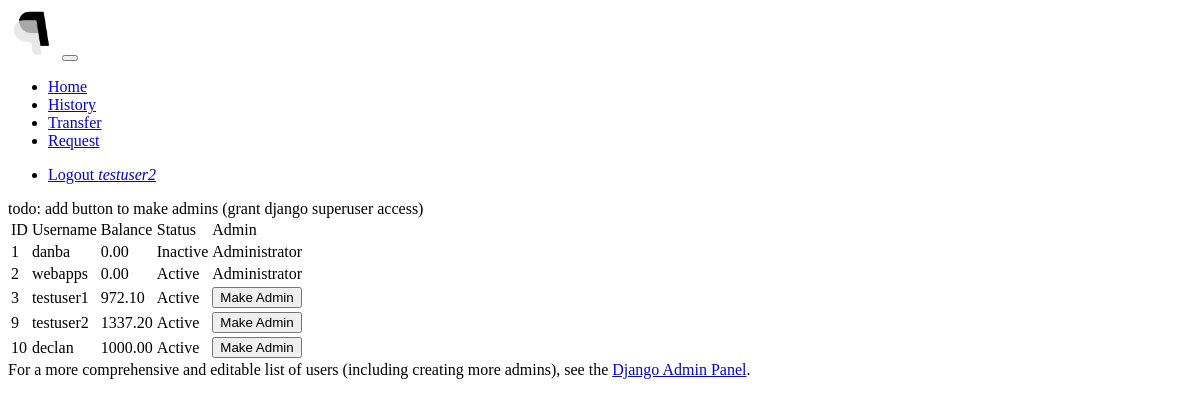
Page /admin-users/ (signed in) on the earlier database version.
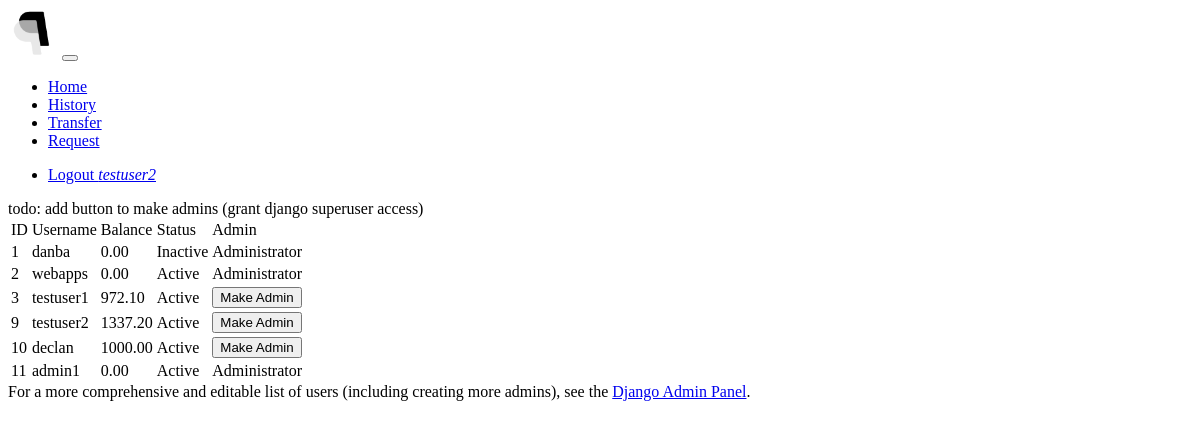
Same page on the later database version.
### payapp/models.py (models this page shows, shortened)
class Person(models.Model):
    user = models.OneToOneField(settings.AUTH_USER_MODEL, on_delete=models.CASCADE)
    active = models.BooleanField(default=True)  # disable users rather than deleting them to preserve history
    balance = PayAppMoneyField()
    class Meta:
        ordering = ("user", "active")

### payapp/views.py (the view)
# urls.py: path('admin-users/', admin_users, name='admin-users'),
@requires_csrf_token
@login_required(login_url='/login/')
def admin_users(request):
    admin_area(request.user)
    if request.method == 'POST':
        if request.POST['user_id']:
            user_to_promote = User.objects.get(id=int(request.POST['user_id']))
            if get_current_person(request).user.is_superuser:  # if current user is admin
                user_to_promote.is_superuser = True
                user_to_promote.is_staff = True
                user_to_promote.save()
                messages.success(request, 'Admin ' + user_to_promote.username + ' successfully promoted.')
            else:
                messages.error(request, 'You do not have permission to do this.')
        else:
            messages.error(request, 'Invalid user selected.')
        return redirect('admin_users')  # prevent form resubmission
    else:
        context = {
            'people': Person.objects.all()
        }
        return render(request, 'payapp/admin_users.html', context=context)

### common/util.py (called while the page is built)
def admin_area(check_user):
    if check_user.is_staff and check_user.is_superuser:
        return True
    else:
        return redirect('home')

### templates/payapp/admin_users.html (shortened to what this page needs)
{% extends 'webapps2024/base.html' %}
{% block content %}
    todo: add button to make admins (grant django superuser access)
    {% if people %}
        <table class="table">
        <thead>
        <tr>
            <td>ID</td>
            <td>Username</td>
            <td>Balance</td>
            <td>Status</td>
            <td>Admin</td>
        </tr>
        </thead>
        <tbody>
        {% for person in people %}
            <tr>
            <td>{{ person.user.id }}</td>
            <td>{{ person.user.username }}</td>
            <td>{{ person.balance }}</td>
            <td>{% if person.active %} Active {% else %} Inactive {% endif %}</td>
            <td>
                {% if person.user.is_superuser and person.user.is_staff %}
                    Administrator
                {% else %}
                    <form method="post">
                        <input type="submit" class="btn btn-danger" value="Make Admin">
                    </form>
                {% endif %}
            </td>
            </tr>
        {% endfor %}
        </tbody>
        </table>
    {% endif %}
    <span>For a more comprehensive and editable list of users (including creating more admins), see the <a href="/admin/">Django Admin Panel</a>.</span>
{% endblock %}

Differences in the rows shown:
added Person: user.id "11", user.username "admin1", balance "0.00", active "Active", shows "Administrator"
